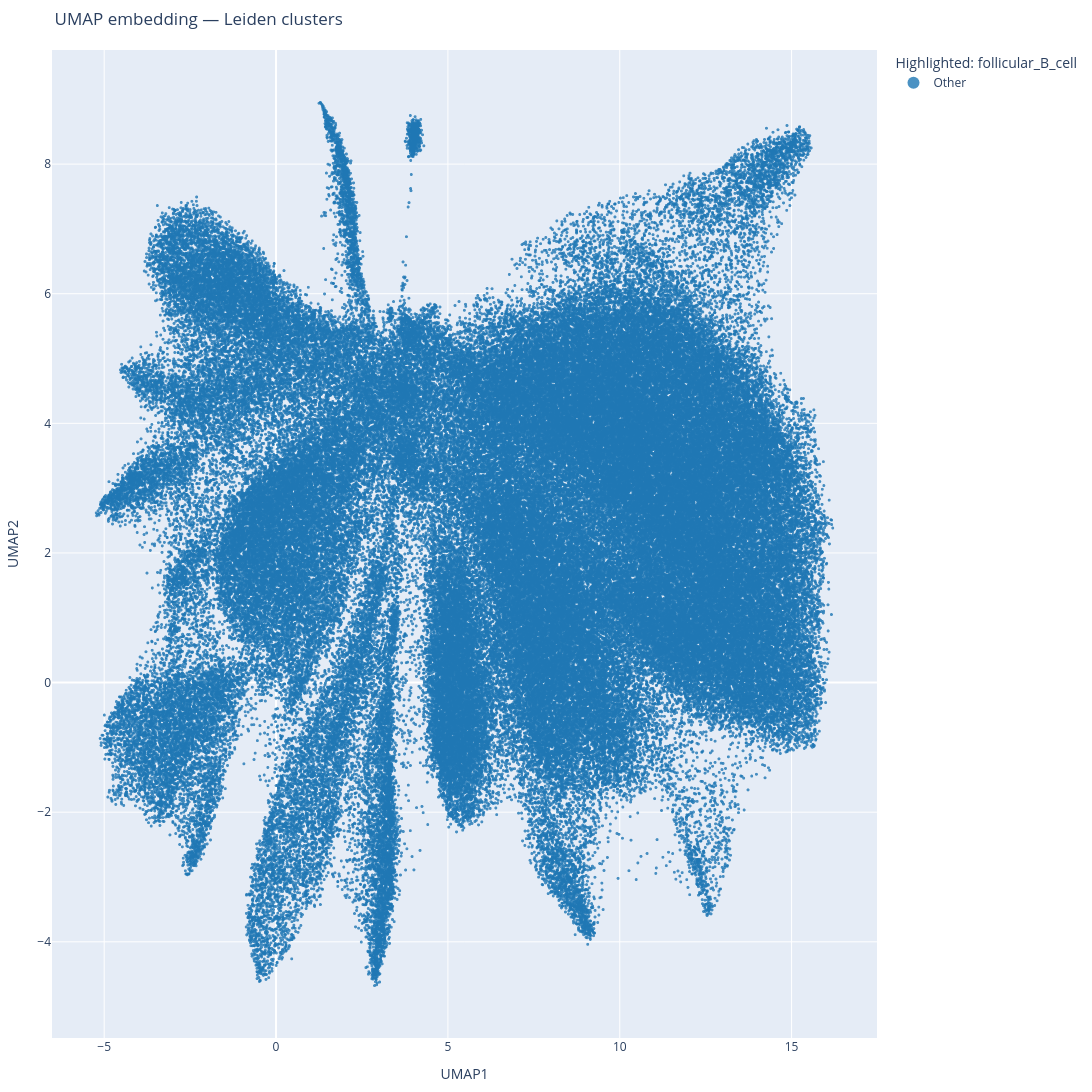

Notebook code cell kept with this figure:
### Code cell
plot_adata(adata_xenium_p, "sctype_seurat_clusters", plot_type="umap",keyword="follicular_B_cell")

### Figure 1 — Plotly figure (JSON) as saved in the notebook; plotly's stock layout.template omitted (floating-point values rounded to 4 significant figures; data arrays with more than 128 entries replaced by an {"elided": "..."} marker saying what was removed)
{"data": [{"hovertemplate": "<b>%{hovertext}</b><br><br>plot_label=Other<br>UMAP1=%{x}<br>UMAP2=%{y}<extra></extra>", "hovertext": {"elided": "169163 str values"}, "legendgroup": "Other", "marker": {"color": "#1f77b4", "opacity": 0.8, "size": 3, "symbol": "circle"}, "mode": "markers", "name": "Other", "showlegend": true, "type": "scattergl", "x": {"elided": "169163 float values"}, "xaxis": "x", "y": {"elided": "169163 float values"}, "yaxis": "y"}], "layout": {"height": 1200, "legend": {"bgcolor": "rgba(255,255,255,0.5)", "itemsizing": "constant", "title": {"text": "Highlighted: follicular_B_cell"}, "tracegroupgap": 0, "traceorder": "normal", "x": 1.02, "y": 1}, "margin": {"b": 20, "l": 20, "r": 200, "t": 50}, "title": {"text": "UMAP embedding — Leiden clusters"}, "width": 1400, "xaxis": {"anchor": "y", "domain": [0, 1], "title": {"text": "UMAP1"}}, "yaxis": {"anchor": "x", "domain": [0, 1], "title": {"text": "UMAP2"}}}}
